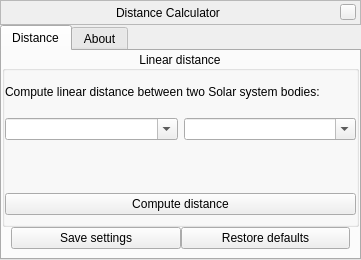
<?xml version="1.0" encoding="UTF-8"?>
<ui version="4.0">
 <class>distanceCalculatorWindowForm</class>
 <widget class="QWidget" name="distanceCalculatorWindowForm">
  <property name="geometry">
   <rect>
    <x>0</x>
    <y>0</y>
    <width>361</width>
    <height>260</height>
   </rect>
  </property>
  <layout class="QVBoxLayout" name="verticalLayout">
   <property name="spacing">
    <number>0</number>
   </property>
   <property name="leftMargin">
    <number>0</number>
   </property>
   <property name="topMargin">
    <number>0</number>
   </property>
   <property name="rightMargin">
    <number>0</number>
   </property>
   <property name="bottomMargin">
    <number>0</number>
   </property>
   <item>
    <widget class="BarFrame" name="TitleBar">
     <property name="sizePolicy">
      <sizepolicy hsizetype="Expanding" vsizetype="Minimum">
       <horstretch>0</horstretch>
       <verstretch>0</verstretch>
      </sizepolicy>
     </property>
     <property name="minimumSize">
      <size>
       <width>0</width>
       <height>25</height>
      </size>
     </property>
     <property name="maximumSize">
      <size>
       <width>16777215</width>
       <height>30</height>
      </size>
     </property>
     <property name="focusPolicy">
      <enum>Qt::NoFocus</enum>
     </property>
     <property name="autoFillBackground">
      <bool>false</bool>
     </property>
     <property name="frameShape">
      <enum>QFrame::StyledPanel</enum>
     </property>
     <layout class="QHBoxLayout">
      <property name="spacing">
       <number>6</number>
      </property>
      <property name="leftMargin">
       <number>0</number>
      </property>
      <property name="topMargin">
       <number>0</number>
      </property>
      <property name="rightMargin">
       <number>4</number>
      </property>
      <property name="bottomMargin">
       <number>0</number>
      </property>
      <item>
       <spacer name="leftSpacer">
        <property name="orientation">
         <enum>Qt::Horizontal</enum>
        </property>
        <property name="sizeHint" stdset="0">
         <size>
          <width>40</width>
          <height>20</height>
         </size>
        </property>
       </spacer>
      </item>
      <item>
       <widget class="QLabel" name="stelWindowTitle">
        <property name="text">
         <string>Distance Calculator</string>
        </property>
       </widget>
      </item>
      <item>
       <spacer name="rightSpacer">
        <property name="orientation">
         <enum>Qt::Horizontal</enum>
        </property>
        <property name="sizeHint" stdset="0">
         <size>
          <width>40</width>
          <height>20</height>
         </size>
        </property>
       </spacer>
      </item>
      <item>
       <widget class="QPushButton" name="closeStelWindow">
        <property name="minimumSize">
         <size>
          <width>16</width>
          <height>16</height>
         </size>
        </property>
        <property name="maximumSize">
         <size>
          <width>16</width>
          <height>16</height>
         </size>
        </property>
        <property name="focusPolicy">
         <enum>Qt::NoFocus</enum>
        </property>
        <property name="text">
         <string/>
        </property>
       </widget>
      </item>
     </layout>
    </widget>
   </item>
   <item>
    <widget class="QTabWidget" name="tabWidget">
     <property name="currentIndex">
      <number>0</number>
     </property>
     <widget class="QWidget" name="tabDistance">
      <attribute name="title">
       <string>Distance</string>
      </attribute>
      <layout class="QVBoxLayout" name="verticalLayoutTimeZone">
       <property name="spacing">
        <number>0</number>
       </property>
       <property name="leftMargin">
        <number>0</number>
       </property>
       <property name="topMargin">
        <number>0</number>
       </property>
       <property name="rightMargin">
        <number>0</number>
       </property>
       <item>
        <widget class="QGroupBox" name="groupBoxFOV">
         <property name="title">
          <string>Linear distance</string>
         </property>
         <property name="alignment">
          <set>Qt::AlignCenter</set>
         </property>
         <layout class="QGridLayout" name="gridLayout">
          <property name="leftMargin">
           <number>0</number>
          </property>
          <property name="topMargin">
           <number>0</number>
          </property>
          <property name="rightMargin">
           <number>0</number>
          </property>
          <item row="4" column="1" colspan="2">
           <widget class="QPushButton" name="pushButton">
            <property name="text">
             <string>Compute distance</string>
            </property>
           </widget>
          </item>
          <item row="1" column="2">
           <widget class="QComboBox" name="secondCelestialBodyCcomboBox">
            <property name="editable">
             <bool>true</bool>
            </property>
            <property name="insertPolicy">
             <enum>QComboBox::NoInsert</enum>
            </property>
           </widget>
          </item>
          <item row="0" column="1" colspan="2">
           <widget class="QLabel" name="label">
            <property name="text">
             <string>Compute linear distance between two Solar system bodies:</string>
            </property>
           </widget>
          </item>
          <item row="1" column="1">
           <widget class="QComboBox" name="firstCelestialBodyComboBox">
            <property name="editable">
             <bool>true</bool>
            </property>
            <property name="insertPolicy">
             <enum>QComboBox::NoInsert</enum>
            </property>
           </widget>
          </item>
          <item row="3" column="1" colspan="2">
           <widget class="QLabel" name="distanceLabel">
            <property name="minimumSize">
             <size>
              <width>0</width>
              <height>40</height>
             </size>
            </property>
            <property name="styleSheet">
             <string notr="true">font-size: 16pt;</string>
            </property>
            <property name="text">
             <string notr="true"/>
            </property>
            <property name="alignment">
             <set>Qt::AlignCenter</set>
            </property>
           </widget>
          </item>
         </layout>
        </widget>
       </item>
       <item>
        <layout class="QHBoxLayout" name="horizontalLayout">
         <property name="leftMargin">
          <number>9</number>
         </property>
         <property name="rightMargin">
          <number>9</number>
         </property>
         <item>
          <widget class="QPushButton" name="pushButtonSave">
           <property name="text">
            <string>Save settings</string>
           </property>
          </widget>
         </item>
         <item>
          <widget class="QPushButton" name="pushButtonReset">
           <property name="text">
            <string>Restore defaults</string>
           </property>
          </widget>
         </item>
        </layout>
       </item>
      </layout>
     </widget>
     <widget class="QWidget" name="tabAbout">
      <attribute name="title">
       <string comment="tab in plugin windows">About</string>
      </attribute>
      <layout class="QVBoxLayout" name="verticalLayout_3">
       <item>
        <widget class="QTextBrowser" name="aboutTextBrowser"/>
       </item>
      </layout>
     </widget>
    </widget>
   </item>
  </layout>
 </widget>
 <customwidgets>
  <customwidget>
   <class>BarFrame</class>
   <extends>QFrame</extends>
   <header>Dialog.hpp</header>
   <container>1</container>
  </customwidget>
 </customwidgets>
 <tabstops>
  <tabstop>tabWidget</tabstop>
 </tabstops>
 <resources/>
 <connections/>
</ui>
